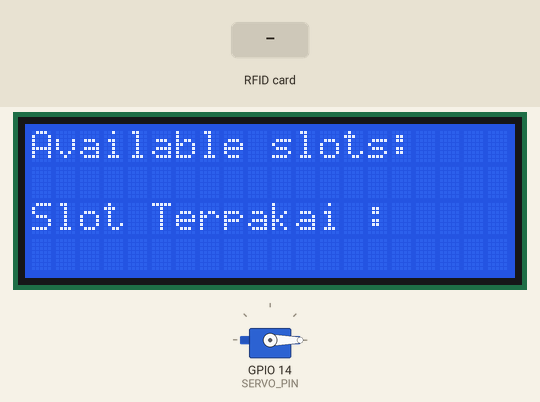
This sketch was run on a simulated ESP32. On the bench: servo, 20×4 character LCD. Wiring (inferred from the names in the program): 5 × IR receiver: data GPIO 13 / data GPIO 16 / data GPIO 17 / data GPIO 25 / data GPIO 26. Inputs (shaded band) come from the test bench. What the sketch prints to the serial monitor is not drawn.

Above: at 1.3 s.
1.4 s: RFID card 5E 7A 19 C4 held to the reader
At 2.1 s:
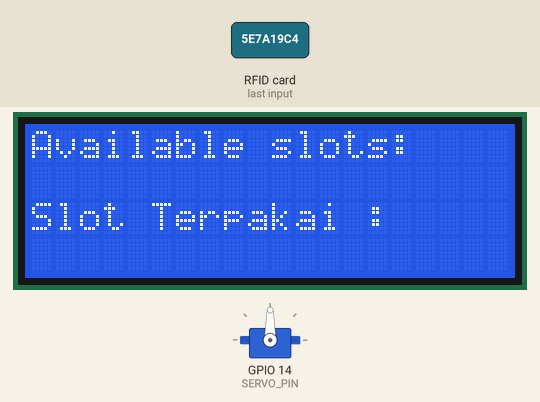
Timing chart, 0 to 7.9 s (numbered marks = the images above; inputs shaded):
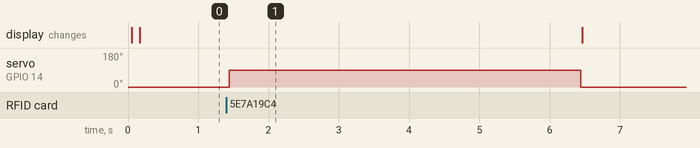

The sketch:

Mappi32_Smart_Parking.ino
```cpp
#include <SPI.h>
#include <MFRC522.h>
#include <ESP32Servo.h>
#include <LiquidCrystal_I2C.h>
#define SS_PIN 5
#define RST_PIN 0
#define SERVO_PIN 14 // Pin connected to servo
#define IR_SENSOR_PIN 26
#define IR_SENSOR_PIN_1 25
#define IR_SENSOR_PIN_2 13
#define IR_SENSOR_PIN_3 16
#define IR_SENSOR_PIN_4 17
#define MAX_SLOTS 4 // Maximum number of available slots
LiquidCrystal_I2C lcd(0x27, 20, 4);
MFRC522 mfrc522(SS_PIN, RST_PIN); // Create MFRC522 instance
Servo myServo; // Define servo name
int filledSlots = 0; // Variable to keep track of filled slots
bool RFID_detected = false; // Flag to indicate RFID detection
int previousAvailableSpots = MAX_SLOTS; // Variable to keep track of previous available spots
bool allSensorsActivated = false;
void setup() {
  Serial.begin(9600); // Initiate a serial communication
  SPI.begin(); // Initiate SPI bus
  mfrc522.PCD_Init(); // Initiate MFRC522
  myServo.attach(SERVO_PIN); // Servo pin
  myServo.write(0); // Servo start position
  pinMode(IR_SENSOR_PIN, INPUT); // Initialize IR sensor pin
  pinMode(IR_SENSOR_PIN_1, INPUT);
  pinMode(IR_SENSOR_PIN_2, INPUT);
  pinMode(IR_SENSOR_PIN_3, INPUT);
  pinMode(IR_SENSOR_PIN_4, INPUT);
  Serial.println("Put your card to the reader...");
  Serial.println();
  lcd.init(); // Initialize the LCD
  lcd.backlight(); // Turn on the backlight
  lcd.setCursor(0, 0); // Set cursor to the first line
  lcd.print("Available slots:");
}

void loop() {
  detectRFID();
  detectIRSensor();
  slotIRSensor();
}

void detectRFID() {
  // Look for new cards
  if (mfrc522.PICC_IsNewCardPresent() && mfrc522.PICC_ReadCardSerial()) {
    // Show UID on serial monitor
    Serial.println("Authorized access");
    Serial.println();
    RFID_detected = true;

    if (filledSlots < MAX_SLOTS) {
      filledSlots++; // Increment filled slots
      myServo.write(90);
      delay(5000); // Keep the servo open for 5 seconds
      myServo.write(0);
    } else {
      Serial.println("Parking lot full. Cannot grant access.");
      lcd.setCursor(0, 1);
      lcd.print("Parking lot full. Cannot grant access");
      delay(3000);
      lcd.print("                                     ");
    }

    mfrc522.PICC_HaltA(); // Halt PICC
    mfrc522.PCD_StopCrypto1(); // Stop encryption on PCD
  }
    if (digitalRead(IR_SENSOR_PIN_1) == LOW &&
      digitalRead(IR_SENSOR_PIN_2) == LOW &&
      digitalRead(IR_SENSOR_PIN_3) == LOW &&
      digitalRead(IR_SENSOR_PIN_4) == LOW) {
    allSensorsActivated = true;
  } else {
    allSensorsActivated = false;
  }
  if (allSensorsActivated) {
    myServo.write(0);
  }
  // Display quota when it changes
  int availableSpots = MAX_SLOTS - filledSlots;
  if (availableSpots != previousAvailableSpots) {
    Serial.print("Available spots: ");
    Serial.println(availableSpots);
    lcd.setCursor(0, 1);
    lcd.print(availableSpots);
    previousAvailableSpots = availableSpots;
  }

  // Reset flags
  RFID_detected = false;
}
void slotIRSensor() {
  lcd.setCursor(0, 2);
  lcd.print("Slot Terpakai :");
  if (digitalRead(IR_SENSOR_PIN_1) == LOW) {
    lcd.setCursor(1, 3);
    lcd.print("1");
  } else {
    lcd.setCursor(1, 3);
    lcd.print(" ");
  }
  if (digitalRead(IR_SENSOR_PIN_2) == LOW) {
    lcd.setCursor(2, 3);
    lcd.print("2");
  } else {
    lcd.setCursor(2, 3);
    lcd.print(" ");
  }
  if (digitalRead(IR_SENSOR_PIN_3) == LOW) {
    lcd.setCursor(3, 3);
    lcd.print("3");
  } else {
    lcd.setCursor(3, 3);
    lcd.print(" ");
  }
  if (digitalRead(IR_SENSOR_PIN_4) == LOW) {
    lcd.setCursor(4, 3);
    lcd.print("4");
  } else {
    lcd.setCursor(4, 3);
    lcd.print(" ");
  }
}
void detectIRSensor() {
  // Check if IR sensor detects a car leaving
  if (digitalRead(IR_SENSOR_PIN) == LOW) {
    if (filledSlots > 0) {
      filledSlots--; // Decrement filled slots if a car leaves
      myServo.write(90);
      delay(5000);
      Serial.println("Car left. Slot freed.");
      myServo.write(0);
    }
  }
}
```

Measured:
- after the input at 1.4 s, servo on GPIO 14 (SERVO_PIN): 0° → 90° at once, → 0° 5.0 s later
